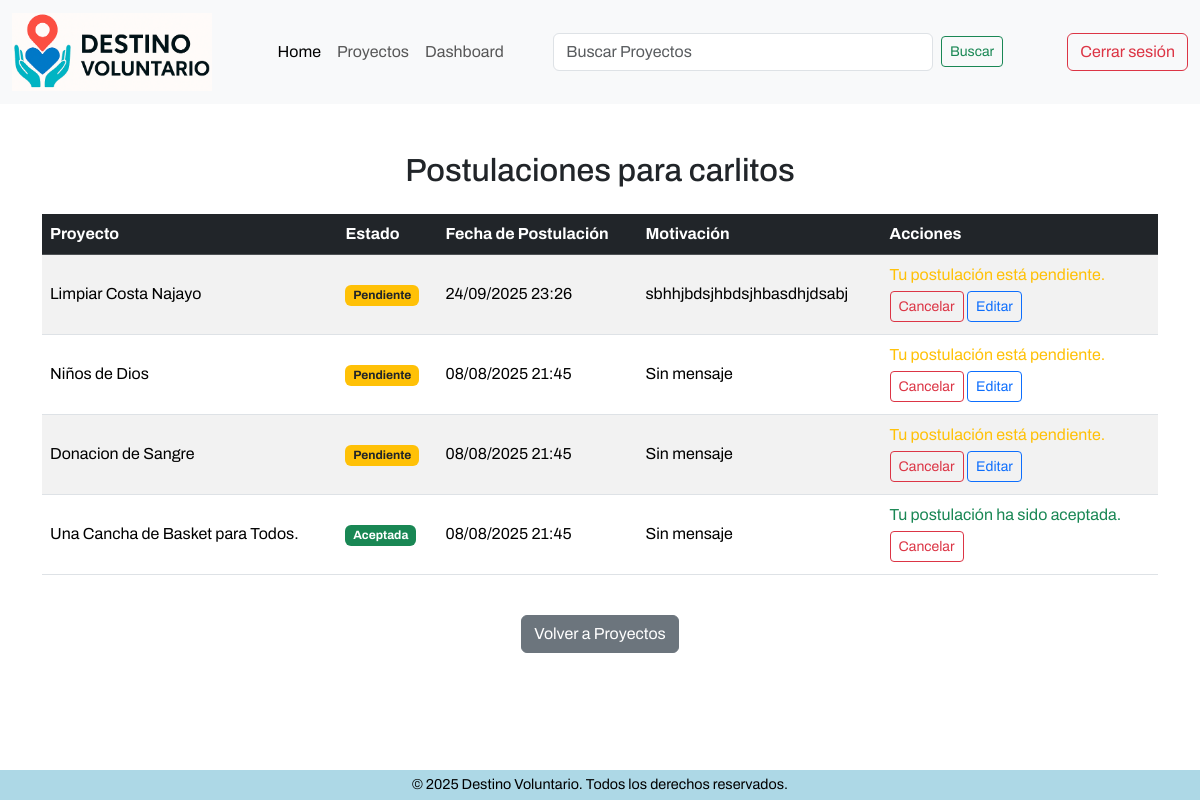
Screenshot of /postulaciones/listar_voluntario/ (signed in) with the database file from the repository.
### apps/core/models.py (models this page shows, shortened)
class Usuario(AbstractUser):
    ROLES = [
        ('voluntario', 'Voluntário'),
        ('organizacion', 'Organización'),
        ('admin', 'Administrador'),
    ]
    role = models.CharField(max_length=20, choices=ROLES, default='voluntario')
    date_joined = models.DateTimeField(auto_now_add=True)
    groups = models.ManyToManyField(
        Group,
        related_name='usuarios_grupo',
        blank=True,
        help_text='Grupos a los que pertenece el usuario. Un usuario puede pertenecer a múltiples grupos.',
    )
    user_permissions = models.ManyToManyField(
        Permission,
        related_name='usuarios_permiso',
        blank=True,
        help_text='Permisos específicos asignados al usuario.',
    )

### apps/postulaciones/models.py (models this page shows, shortened)
class Postulacion(models.Model):
    ESTADOS = [
        ('pendiente', 'Pendiente'),
        ('aceptada', 'Aceptada'),
        ('rechazada', 'Rechazada'),
    ]
    voluntario = models.ForeignKey(Usuario, on_delete=models.CASCADE, limit_choices_to={'role': 'voluntario'})
    proyecto = models.ForeignKey(Proyecto, on_delete=models.CASCADE)
    motivation = models.TextField(blank=True, null=True)
    status = models.CharField(max_length=20, choices=ESTADOS, default='pendiente')
    applied_at = models.DateTimeField(auto_now_add=True)
    class Meta:
        unique_together = ('voluntario', 'proyecto') # Solo una postulación por voluntario y proyecto
        ordering = ['-applied_at'] # Ordenar por fecha de postulación descendente

### apps/proyectos/models.py (models this page shows, shortened)
class Proyecto(models.Model):
    ESTADOS = [
        ('activo', 'Activo'),
        ('cerrado', 'Cerrado'),
        ('evaluacion', 'En Evaluación'),
        ('finalizado', 'Finalizado'),
        ('cancelado', 'Cancelado'),
        ('reactivado', 'Reactivado'),
    ]
    organizacion = models.ForeignKey(Organizacion, on_delete=models.CASCADE)
    title = models.CharField(max_length=255)
    description = models.TextField()
    location = models.CharField(max_length=255)
    image = models.ImageField(upload_to='proyectos/', blank=True, null=True)
    start_date = models.DateField()
    end_date = models.DateField()
    status = models.CharField(max_length=20, choices=ESTADOS, default='activo')

### apps/postulaciones/views.py (the view)
# urls.py: path('listar_voluntario/', views.listar_postulaciones_voluntario, name='listar_postulaciones_voluntario'),
@login_required
def listar_postulaciones_voluntario(request):
    user = request.user
    if user.role != 'voluntario':
        return redirect('dashboard')
    postulaciones = Postulacion.objects.filter(voluntario=user)
    return render(request, 'postulaciones/listar_postulaciones_voluntario.html', {'postulaciones': postulaciones})

### templates/postulaciones/listar_postulaciones_voluntario.html (shortened to what this page needs)
{% extends '../components/base.html' %}
{% block template %}
{% include '../components/navbar.html' %}
<div class="container my-5">
    {% if not user.is_authenticated %}
        <div class="text-center">
            <p>Debes iniciar sesión para ver tus postulaciones.</p>
            <p><a href="{% url 'login' %}" class="btn btn-primary">Iniciar sesión</a></p>
        </div>
    {% elif user.role != 'voluntario' %}
        <div class="text-center">
            <p>Solo los voluntarios pueden ver sus postulaciones.</p>
        </div>
    {% else %}
    <h2 class="mb-4 text-center">Postulaciones para {{ user.username }}</h2>
    <div class="table-responsive">
        <table class="table table-striped table-hover align-middle">
            <thead class="table-dark">
                <tr>
                    <th>Proyecto</th>
                    <th>Estado</th>
                    <th>Fecha de Postulación</th>
                    <th>Motivación</th>
                    <th>Acciones</th>
                </tr>
            </thead>
            <tbody>
                {% for postulacion in postulaciones %}
                <tr>
                    <td>{{ postulacion.proyecto.title }}</td>
                    <td>
                        {% if postulacion.status == 'pendiente' %}
                            <span class="badge bg-warning text-dark">Pendiente</span>
                        {% elif postulacion.status == 'aceptada' %}
                            <span class="badge bg-success">Aceptada</span>
                        {% elif postulacion.status == 'rechazada' %}
                            <span class="badge bg-danger">Rechazada</span>
                        {% else %}
                            <span class="badge bg-secondary">{{ postulacion.status }}</span>
                        {% endif %}
                    </td>
                    <td>{{ postulacion.applied_at|date:"d/m/Y H:i" }}</td>
                    <td>{{ postulacion.motivation|default:"Sin mensaje" }}</td>
                    <td>
                        {% if user.is_authenticated and user.role == 'voluntario' %}
                            {% if postulacion.status == 'pendiente' %}
                                <span class="d-block mb-1 text-warning">Tu postulación está pendiente.</span>
                                <a href="{% url 'cancelar_postulacion' postulacion.id %}" class="btn btn-sm btn-outline-danger mb-1">Cancelar</a>
                                <a href="{% url 'editar_postulacion' postulacion.id %}" class="btn btn-sm btn-outline-primary mb-1">Editar</a>
                            {% elif postulacion.status == 'aceptada' %}
                                <span class="d-block mb-1 text-success">Tu postulación ha sido aceptada.</span>
                                <a href="{% url 'cancelar_postulacion' postulacion.id %}" class="btn btn-sm btn-outline-danger mb-1">Cancelar</a>
                            {% elif postulacion.status == 'rechazada' %}
                                <span class="d-block mb-1 text-danger">Tu postulación ha sido rechazada.</span>
                                <a href="{% url 'crear_postulacion' postulacion.proyecto.id %}" class="btn btn-sm btn-outline-success mb-1">Re-Inscribirse</a>
                            {% endif %}
                        {% endif %}
                    </td>
                </tr>
                {% empty %}
                <tr>
                    <td colspan="5" class="text-center text-muted">No hay postulaciones para este proyecto.</td>
                </tr>
                {% endfor %}
            </tbody>
        </table>
    </div>
    {% endif %}
    <div class="text-center mt-4">
        <a href="{% url 'dashboard' %}" class="btn btn-secondary">Volver a Proyectos</a>
    </div>
</div>
{% include '../components/footer.html' %}
{% endblock %}

### static/css/main.css (style rules this page uses)
html, body { font-family: 'Archivo', sans-serif; }

### rows the page displays
Usuario: username "carlitos"
Postulacion: proyecto "Limpiar Costa Najayo", status "Pendiente", applied_at "24/09/2025 23:26", motivation "sbhhjbdsjhbdsjhbasdhjdsabj"
Postulacion: proyecto "Niños de Dios", status "Pendiente", applied_at "08/08/2025 21:45", motivation "Sin mensaje"
Postulacion: proyecto "Donacion de Sangre", status "Pendiente", applied_at "08/08/2025 21:45", motivation "Sin mensaje"
Postulacion: proyecto "Una Cancha de Basket para Todos.", status "Aceptada", applied_at "08/08/2025 21:45", motivation "Sin mensaje"
